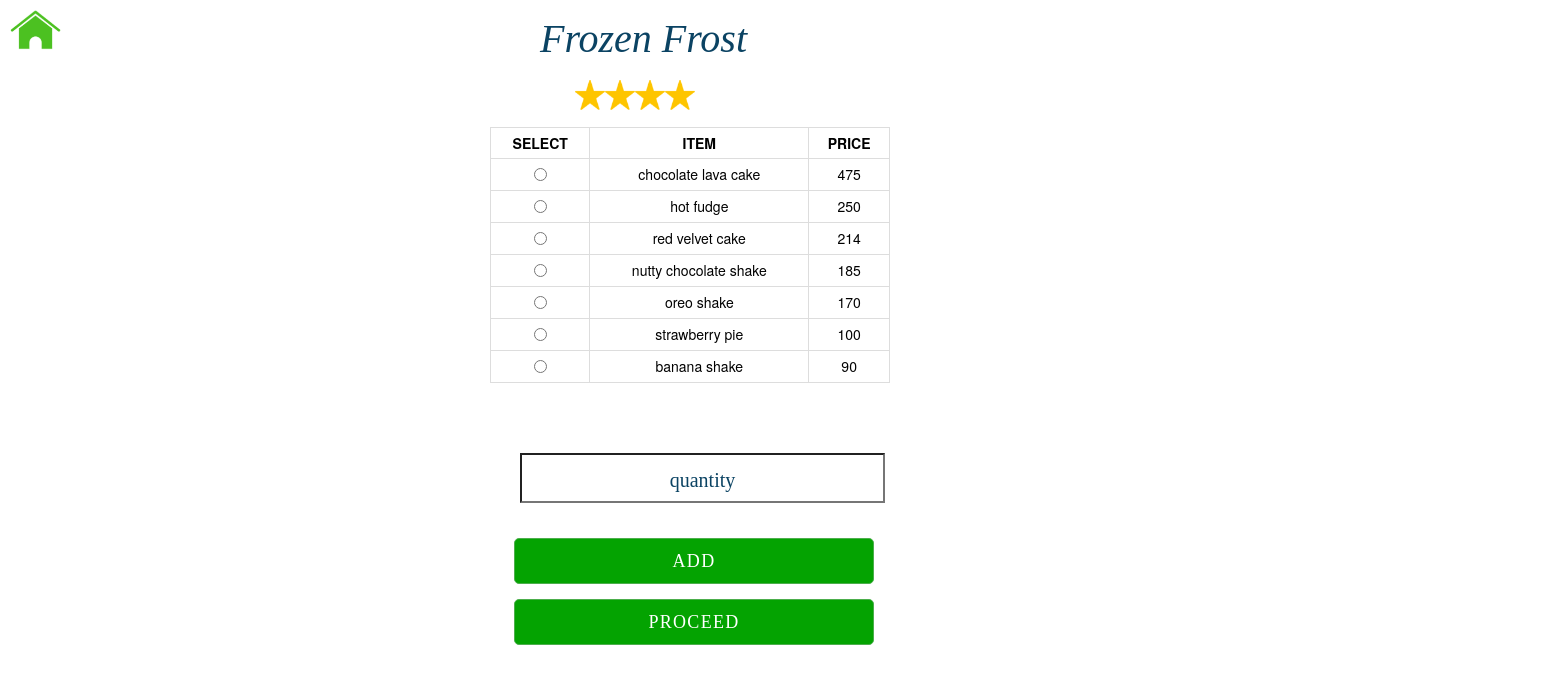
/ff.php, run on the app's committed database.
### tables this page shows
CREATE TABLE `menu` (
  `item_id` int(11) NOT NULL,
  `rest_id` int(11) NOT NULL,
  `category` varchar(30) NOT NULL,
  `iname` varchar(30) NOT NULL,
  `price` int(30) NOT NULL
);

### ff.php (the view, shortened to what this page needs)
<!DOCTYPE html>
<html>
<head>
    <link href="styling.css" rel="stylesheet">
     <link href="css/bootstrap.min.css" rel="stylesheet">
    </head>
<body>
    <div class="container1">
         <a href="homecust.php"><img src="imgs/home8.png" class="hm1"></a>
          </div>
    <div id="tbl">
    <?php
    $restid=100;
   $tot=$_COOKIE["total"]; $link=@mysqli_connect("localhost","root","","quikchef") or die("Erro:Unable to connect: " . mysqli_connect_error());
        $sql5="select ratings from ratings where rest_id='$restid'";
    if($result5=mysqli_query($link,$sql5)){
           if(mysqli_num_rows($result5)>0){
        $row5=mysqli_fetch_array($result5,MYSQLI_ASSOC);
               $num=$row5["ratings"];
               echo '<div id="mg">';
               for($i=1;$i<=$num;$i++)
               {
                   echo '<img id="im" src="imgs/star.png">';
               }
               echo "</div>";
           }
    }
         echo '<p id="title">Frozen Frost</p>';
      $sql="select item_id,iname,price from menu where rest_id=100";
         if($result=mysqli_query($link,$sql)){
           if(mysqli_num_rows($result)>0){
               $d="<center><table class='tabl table table-stripped table-hover table-condensed table-bordered'>
               <tr>
                  <th style='text-align:center'>SELECT</th>
               <th style='text-align:center'>ITEM</th>
               <th style='text-align:center'>PRICE</th>
               </tr>
               ";
               while($row=mysqli_fetch_array($result,MYSQLI_ASSOC)){
                   $d.="<tr>";
                    $d.= "<td style='text-align:center'><input type='radio' name='item' value='".$row["item_id"]."'>
            </td>";
                   $d.= "<td style='text-align:center'>".$row["iname"]."</td>";
                   $d.= "<td style='text-align:center'>".$row["price"]."</td>";
                   $d.= "</tr>";
               }
              $d.="</table></center>";
           }
         }
    ?>
  </div>
    <div class="main" id="main1">
    <form name="myForm" method="post" action="ff.php" >
        <?php
        echo "<div id='tb'>".$d."</div>";
        ?>
        <div class="form-group">
            <input type="text" class="ut" name="qty" placeholder="quantity" size="30px" maxlength="20" ></div>
        <br />
           <div class="form-group">
               <input type="submit" name="add" class="btn btn-success btn-lg" id="button1" value="ADD" style="background-color:#04a301;"></div>
        <div class="form-group">
            <input type="submit" name="cont" class="btn btn-success btn-lg" id="button1" value="PROCEED" style="background-color:#04a301;"></div>
        </form>
    </div>
</body>
</html>

### styling.css (style rules this page uses)
body { background:url(imgs/appetizer.jpg) no-repeat center center; background-attachment:fixed; background-size:cover; }
.main { position:fixed; height:100px; width: 300px; }
.btn { width:320px; background-color:#ff0041; font-family:Arvo,serif; border-radius:60px; color:white; font-size:18px; padding:10px 70px; letter-spacing: 1.3px; }
#main1 { left:520px; border:none; }
.ut { height:50px; background:url(imgs/galaxy.jpg) no-repeat center center; color:white; font-size: 20px; }
::placeholder { color:white; font-family:Arvo,serif; text-align: center; }
#button1 { width:360px; background-color:#ff0041; font-family:Arvo,serif; border-radius:5px; color:white; font-size:18px; padding:10px 100px; letter-spacing: 1.3px; margin-left:-6px; }

### ff.php (style rules this page uses)
body { background:url(imgs/plain.jpg) no-repeat center center; background-attachment:fixed; background-size:cover; color:black; }
::placeholder { color:#0b4363; }
.hm1 { height: 40px; transform:translate(-20px,-20px) }
.container1 { max-width: 1000px; height:80px; padding:30px; }
#im { height:30px; width:30px; }
#mg { transform:translate(575px,0px); }
#title { font-family:Arvo,serif; font-style:italic; font-size:40px; color:#0b4363; transform:translate(540px,-100px); }
#tb { width:400px; transform:translate(-30px,-50px); }

### data on the page
menu: iname "chocolate lava cake", price "475"
menu: iname "hot fudge", price "250"
menu: iname "red velvet cake", price "214"
menu: iname "nutty chocolate shake", price "185"
menu: iname "oreo shake", price "170"
menu: iname "strawberry pie", price "100"
menu: iname "banana shake", price "90"
